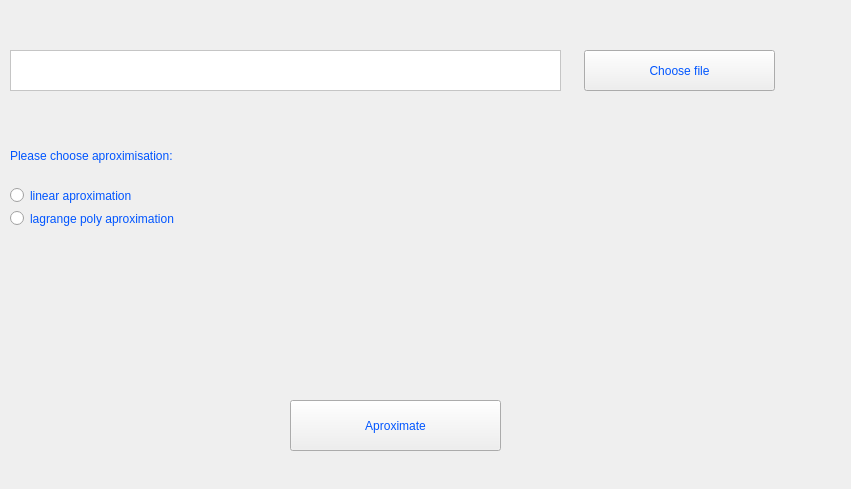
<?xml version="1.0" encoding="UTF-8"?>
<ui version="4.0">
 <class>Add_table</class>
 <widget class="QWidget" name="Add_table">
  <property name="geometry">
   <rect>
    <x>0</x>
    <y>0</y>
    <width>851</width>
    <height>489</height>
   </rect>
  </property>
  <property name="windowTitle">
   <string>Form</string>
  </property>
  <widget class="QPushButton" name="Choose_file">
   <property name="geometry">
    <rect>
     <x>584</x>
     <y>50</y>
     <width>191</width>
     <height>41</height>
    </rect>
   </property>
   <property name="styleSheet">
    <string notr="true">background-image: url(:/window/Button.png);
color: rgb(0, 85, 255);
font: 15pt &quot;MS Shell Dlg 2&quot;;</string>
   </property>
   <property name="text">
    <string>Choose file</string>
   </property>
  </widget>
  <widget class="QPushButton" name="Start_aproximate">
   <property name="geometry">
    <rect>
     <x>290</x>
     <y>400</y>
     <width>211</width>
     <height>51</height>
    </rect>
   </property>
   <property name="styleSheet">
    <string notr="true">background-image: url(:/window/Button.png);
color: rgb(0, 85, 255);
font: 15pt &quot;MS Shell Dlg 2&quot;;</string>
   </property>
   <property name="text">
    <string>Aproximate</string>
   </property>
  </widget>
  <widget class="QRadioButton" name="linear">
   <property name="geometry">
    <rect>
     <x>10</x>
     <y>180</y>
     <width>181</width>
     <height>31</height>
    </rect>
   </property>
   <property name="styleSheet">
    <string notr="true">color: rgb(0, 85, 255);
font: 10pt &quot;MS Shell Dlg 2&quot;;
selection-color: rgb(0, 0, 255);</string>
   </property>
   <property name="text">
    <string>linear aproximation</string>
   </property>
  </widget>
  <widget class="QRadioButton" name="lagrange">
   <property name="geometry">
    <rect>
     <x>10</x>
     <y>210</y>
     <width>191</width>
     <height>17</height>
    </rect>
   </property>
   <property name="styleSheet">
    <string notr="true">color: rgb(0, 85, 255);
font: 10pt &quot;MS Shell Dlg 2&quot;;
selection-color: rgb(0, 0, 255);</string>
   </property>
   <property name="text">
    <string>lagrange poly aproximation</string>
   </property>
  </widget>
  <widget class="QLabel" name="File_Path">
   <property name="geometry">
    <rect>
     <x>10</x>
     <y>50</y>
     <width>551</width>
     <height>41</height>
    </rect>
   </property>
   <property name="styleSheet">
    <string notr="true">background-color: rgb(255, 255, 255);</string>
   </property>
   <property name="frameShape">
    <enum>QFrame::StyledPanel</enum>
   </property>
   <property name="text">
    <string/>
   </property>
  </widget>
  <widget class="QLabel" name="label">
   <property name="geometry">
    <rect>
     <x>10</x>
     <y>130</y>
     <width>281</width>
     <height>51</height>
    </rect>
   </property>
   <property name="styleSheet">
    <string notr="true">font: 75 12pt &quot;Arial&quot;;
color: rgb(0, 85, 255);
</string>
   </property>
   <property name="text">
    <string>Please choose aproximisation:</string>
   </property>
  </widget>
 </widget>
 <resources/>
 <connections/>
</ui>
